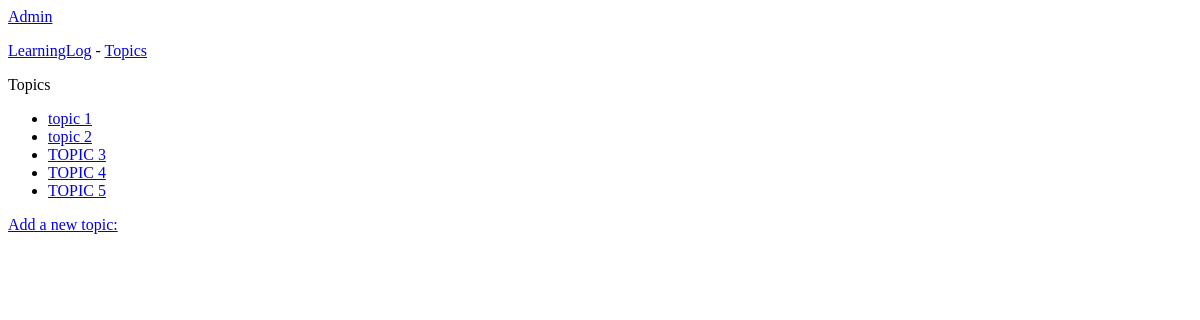
Before: /topics/ with the older database file.
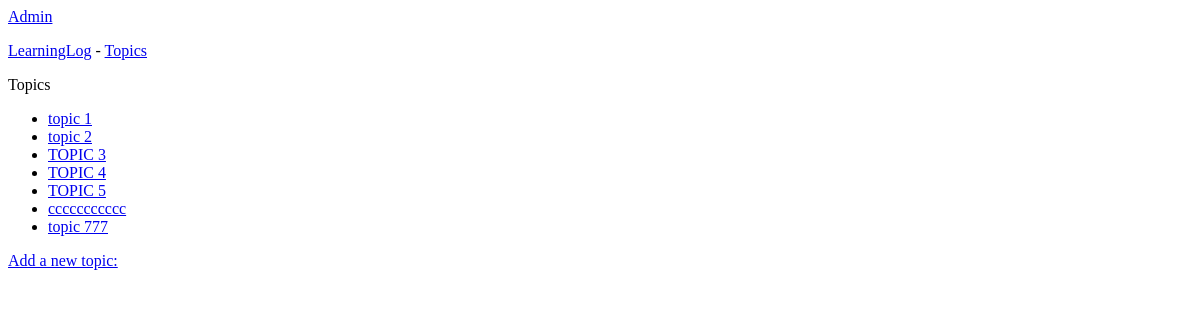
After: the same page with the newer database file.
### learning_logs/models.py (models this page shows)
class Topic(models.Model):
    text       = models.CharField(max_length=200)
    date_added = models.DateTimeField(auto_now_add=True)
    def __str__(self):
        return self.text
    '''
    We need to tell Django which attribute to use by default when
    it displays information about a topic. Django calls  __str__()
    method to display a simple representation of a model. Here we've
    written __str__() method that returns the string stored in
    the text attribute
    '''

### learning_logs/views.py (the view)
# urls.py: re_path(r'^topics/$', views.topics, name='topics'),
def topics(request):
    topics = Topic.objects.order_by('date_added')
    context = {'topics': topics}
    return render(request, 'learning_logs/topics.html', context)

### learning_logs/templates/learning_logs/topics.html
{% extends "learning_logs/base.html" %}
{% block content %}
  <p>Topics</p>
  <ul>
    {% for topic in topics %}
      <li><a href="{% url 'learning_logs:topic' topic.id %}">{{ topic }}</a></li>
    {% empty %}
      <li>No topics have been added yet.</li>
    {% endfor %}
  </ul>
  <a href="{% url 'learning_logs:new_topic' %}">Add a new topic:</a>
{% endblock content %}

Changed rows visible on the page:
added Topic: text "ccccccccccc"
added Topic: text "topic 777"
